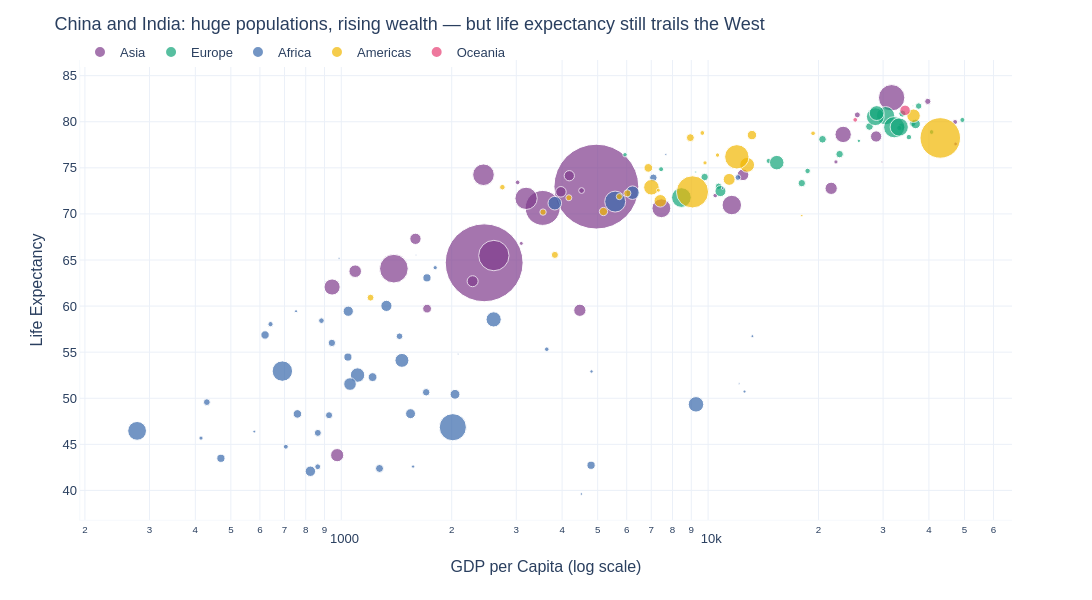

Source (notebook cell):
### Code cell
# Let's improve it

fig = px.scatter(
    data_frame=df, x='gdpPercap', y='lifeExp',
    size='pop',
    color='continent',
    hover_name='country',
    hover_data={'continent':False},
    log_x=True,
    size_max=60, # cap bubble size so small countries still visible; in pixels
    labels={'gdpPercap': 'GDP per Capita (log scale)', 'lifeExp': 'Life Expectancy', 'pop': 'Population'},
    template='plotly_white',
    color_discrete_sequence=px.colors.qualitative.Bold,
    custom_data=['country', 'pop'],
    opacity=0.7
)

# Improve hover: show formatted population using HTML
fig.update_traces(
    hovertemplate='<b>%{hovertext}</b><br>'
                  'GDP per capita: $%{x:,.0f}<br>'
                  'Life expectancy: %{y:.1f} yrs<br>'
                  'Population: %{customdata[1]:,.0f}')

fig.update_layout(
    title='China and India: huge populations, rising wealth — but life expectancy still trails the West',
    font=dict(family='Arial', size=13),
    yaxis=dict(linewidth=0.5),
    xaxis=dict(linewidth=0.5),
    height=600, width=1200,
    legend=dict(orientation='h', x=0, y=1.05, title='')
)
fig.show()

### Figure 1 — Plotly figure (JSON) as saved in the notebook; plotly's stock layout.template omitted (floating-point values rounded to 4 significant figures; data arrays with more than 128 entries replaced by an {"elided": "..."} marker saying what was removed)
{"data": [{"customdata": [["Afghanistan", 31889923, "Asia"], ["Bahrain", 708573, "Asia"], ["Bangladesh", 150448339, "Asia"], ["Cambodia", 14131858, "Asia"], ["China", 1318683096, "Asia"], ["Hong Kong, China", 6980412, "Asia"], ["India", 1110396331, "Asia"], ["Indonesia", 223547000, "Asia"], ["Iran", 69453570, "Asia"], ["Iraq", 27499638, "Asia"], ["Israel", 6426679, "Asia"], ["Japan", 127467972, "Asia"], ["Jordan", 6053193, "Asia"], ["Korea, Dem. Rep.", 23301725, "Asia"], ["Korea, Rep.", 49044790, "Asia"], ["Kuwait", 2505559, "Asia"], ["Lebanon", 3921278, "Asia"], ["Malaysia", 24821286, "Asia"], ["Mongolia", 2874127, "Asia"], ["Myanmar", 47761980, "Asia"], ["Nepal", 28901790, "Asia"], ["Oman", 3204897, "Asia"], ["Pakistan", 169270617, "Asia"], ["Philippines", 91077287, "Asia"], ["Saudi Arabia", 27601038, "Asia"], ["Singapore", 4553009, "Asia"], ["Sri Lanka", 20378239, "Asia"], ["Syria", 19314747, "Asia"], ["Taiwan", 23174294, "Asia"], ["Thailand", 65068149, "Asia"], ["Vietnam", 85262356, "Asia"], ["West Bank and Gaza", 4018332, "Asia"], ["Yemen, Rep.", 22211743, "Asia"]], "hovertemplate": "<b>%{hovertext}</b><br>GDP per capita: $%{x:,.0f}<br>Life expectancy: %{y:.1f} yrs<br>Population: %{customdata[1]:,.0f}", "hovertext": ["Afghanistan", "Bahrain", "Bangladesh", "Cambodia", "China", "Hong Kong, China", "India", "Indonesia", "Iran", "Iraq", "Israel", "Japan", "Jordan", "Korea, Dem. Rep.", "Korea, Rep.", "Kuwait", "Lebanon", "Malaysia", "Mongolia", "Myanmar", "Nepal", "Oman", "Pakistan", "Philippines", "Saudi Arabia", "Singapore", "Sri Lanka", "Syria", "Taiwan", "Thailand", "Vietnam", "West Bank and Gaza", "Yemen, Rep."], "legendgroup": "Asia", "marker": {"color": "rgb(127, 60, 141)", "opacity": 0.7, "size": [31889923, 708573, 150448339, 14131858, 1318683096, 6980412, 1110396331, 223547000, 69453570, 27499638, 6426679, 127467972, 6053193, 23301725, 49044790, 2505559, 3921278, 24821286, 2874127, 47761980, 28901790, 3204897, 169270617, 91077287, 27601038, 4553009, 20378239, 19314747, 23174294, 65068149, 85262356, 4018332, 22211743], "sizemode": "area", "sizeref": 366300.0, "symbol": "circle"}, "mode": "markers", "name": "Asia", "orientation": "v", "showlegend": true, "type": "scatter", "x": [974.6, 29800.0, 1391.0, 1714.0, 4959.0, 39720.0, 2452.0, 3541.0, 11610.0, 4471.0, 25520.0, 31660.0, 4519.0, 1593.0, 23350.0, 47310.0, 10460.0, 12450.0, 3096.0, 944.0, 1091.0, 22320.0, 2606.0, 3190.0, 21650.0, 47140.0, 3970.0, 4185.0, 28720.0, 7458.0, 2442.0, 3025.0, 2281.0], "xaxis": "x", "y": [43.83, 75.64, 64.06, 59.72, 72.96, 82.21, 64.7, 70.65, 70.96, 59.55, 80.75, 82.6, 72.53, 67.3, 78.62, 77.59, 71.99, 74.24, 66.8, 62.07, 63.78, 75.64, 65.48, 71.69, 72.78, 79.97, 72.4, 74.14, 78.4, 70.62, 74.25, 73.42, 62.7], "yaxis": "y"}, {"customdata": [["Albania", 3600523, "Europe"], ["Austria", 8199783, "Europe"], ["Belgium", 10392226, "Europe"], ["Bosnia and Herzegovina", 4552198, "Europe"], ["Bulgaria", 7322858, "Europe"], ["Croatia", 4493312, "Europe"], ["Czech Republic", 10228744, "Europe"], ["Denmark", 5468120, "Europe"], ["Finland", 5238460, "Europe"], ["France", 61083916, "Europe"], ["Germany", 82400996, "Europe"], ["Greece", 10706290, "Europe"], ["Hungary", 9956108, "Europe"], ["Iceland", 301931, "Europe"], ["Ireland", 4109086, "Europe"], ["Italy", 58147733, "Europe"], ["Montenegro", 684736, "Europe"], ["Netherlands", 16570613, "Europe"], ["Norway", 4627926, "Europe"], ["Poland", 38518241, "Europe"], ["Portugal", 10642836, "Europe"], ["Romania", 22276056, "Europe"], ["Serbia", 10150265, "Europe"], ["Slovak Republic", 5447502, "Europe"], ["Slovenia", 2009245, "Europe"], ["Spain", 40448191, "Europe"], ["Sweden", 9031088, "Europe"], ["Switzerland", 7554661, "Europe"], ["Turkey", 71158647, "Europe"], ["United Kingdom", 60776238, "Europe"]], "hovertemplate": "<b>%{hovertext}</b><br>GDP per capita: $%{x:,.0f}<br>Life expectancy: %{y:.1f} yrs<br>Population: %{customdata[1]:,.0f}", "hovertext": ["Albania", "Austria", "Belgium", "Bosnia and Herzegovina", "Bulgaria", "Croatia", "Czech Republic", "Denmark", "Finland", "France", "Germany", "Greece", "Hungary", "Iceland", "Ireland", "Italy", "Montenegro", "Netherlands", "Norway", "Poland", "Portugal", "Romania", "Serbia", "Slovak Republic", "Slovenia", "Spain", "Sweden", "Switzerland", "Turkey", "United Kingdom"], "legendgroup": "Europe", "marker": {"color": "rgb(17, 165, 121)", "opacity": 0.7, "size": [3600523, 8199783, 10392226, 4552198, 7322858, 4493312, 10228744, 5468120, 5238460, 61083916, 82400996, 10706290, 9956108, 301931, 4109086, 58147733, 684736, 16570613, 4627926, 38518241, 10642836, 22276056, 10150265, 5447502, 2009245, 40448191, 9031088, 7554661, 71158647, 60776238], "sizemode": "area", "sizeref": 366300.0, "symbol": "circle"}, "mode": "markers", "name": "Europe", "orientation": "v", "showlegend": true, "type": "scatter", "x": [5937.0, 36130.0, 33690.0, 7446.0, 10680.0, 14620.0, 22830.0, 35280.0, 33210.0, 30470.0, 32170.0, 27540.0, 18010.0, 36180.0, 40680.0, 28570.0, 9254.0, 36800.0, 49360.0, 15390.0, 20510.0, 10810.0, 9787.0, 18680.0, 25770.0, 28820.0, 33860.0, 37510.0, 8458.0, 33200.0], "xaxis": "x", "y": [76.42, 79.83, 79.44, 74.85, 73.0, 75.75, 76.49, 78.33, 79.31, 80.66, 79.41, 79.48, 73.34, 81.76, 78.89, 80.55, 74.54, 79.76, 80.2, 75.56, 78.1, 72.48, 74.0, 74.66, 77.93, 80.94, 80.88, 81.7, 71.78, 79.42], "yaxis": "y"}, {"customdata": {"elided": "52x3 mixed values"}, "hovertemplate": "<b>%{hovertext}</b><br>GDP per capita: $%{x:,.0f}<br>Life expectancy: %{y:.1f} yrs<br>Population: %{customdata[1]:,.0f}", "hovertext": ["Algeria", "Angola", "Benin", "Botswana", "Burkina Faso", "Burundi", "Cameroon", "Central African Republic", "Chad", "Comoros", "Congo, Dem. Rep.", "Congo, Rep.", "Cote d'Ivoire", "Djibouti", "Egypt", "Equatorial Guinea", "Eritrea", "Ethiopia", "Gabon", "Gambia", "Ghana", "Guinea", "Guinea-Bissau", "Kenya", "Lesotho", "Liberia", "Libya", "Madagascar", "Malawi", "Mali", "Mauritania", "Mauritius", "Morocco", "Mozambique", "Namibia", "Niger", "Nigeria", "Reunion", "Rwanda", "Sao Tome and Principe", "Senegal", "Sierra Leone", "Somalia", "South Africa", "Sudan", "Swaziland", "Tanzania", "Togo", "Tunisia", "Uganda", "Zambia", "Zimbabwe"], "legendgroup": "Africa", "marker": {"color": "rgb(57, 105, 172)", "opacity": 0.7, "size": [33333216, 12420476, 8078314, 1639131, 14326203, 8390505, 17696293, 4369038, 10238807, 710960, 64606759, 3800610, 18013409, 496374, 80264543, 551201, 4906585, 76511887, 1454867, 1688359, 22873338, 9947814, 1472041, 35610177, 2012649, 3193942, 6036914, 19167654, 13327079, 12031795, 3270065, 1250882, 33757175, 19951656, 2055080, 12894865, 135031164, 798094, 8860588, 199579, 12267493, 6144562, 9118773, 43997828, 42292929, 1133066, 38139640, 5701579, 10276158, 29170398, 11746035, 12311143], "sizemode": "area", "sizeref": 366300.0, "symbol": "circle"}, "mode": "markers", "name": "Africa", "orientation": "v", "showlegend": true, "type": "scatter", "x": [6223.0, 4797.0, 1441.0, 12570.0, 1217.0, 430.1, 2042.0, 706.0, 1704.0, 986.1, 277.6, 3633.0, 1545.0, 2082.0, 5581.0, 12150.0, 641.4, 690.8, 13210.0, 752.7, 1328.0, 942.7, 579.2, 1463.0, 1569.0, 414.5, 12060.0, 1045.0, 759.3, 1043.0, 1803.0, 10960.0, 3820.0, 823.7, 4811.0, 619.7, 2014.0, 7670.0, 863.1, 1598.0, 1712.0, 862.5, 926.1, 9270.0, 2602.0, 4513.0, 1107.0, 883.0, 7093.0, 1056.0, 1271.0, 469.7], "xaxis": "x", "y": [72.3, 42.73, 56.73, 50.73, 52.3, 49.58, 50.43, 44.74, 50.65, 65.15, 46.46, 55.32, 48.33, 54.79, 71.34, 51.58, 58.04, 52.95, 56.73, 59.45, 60.02, 56.01, 46.39, 54.11, 42.59, 45.68, 73.95, 59.44, 48.3, 54.47, 64.16, 72.8, 71.16, 42.08, 52.91, 56.87, 46.86, 76.44, 46.24, 65.53, 63.06, 42.57, 48.16, 49.34, 58.56, 39.61, 52.52, 58.42, 73.92, 51.54, 42.38, 43.49], "yaxis": "y"}, {"customdata": [["Argentina", 40301927, "Americas"], ["Bolivia", 9119152, "Americas"], ["Brazil", 190010647, "Americas"], ["Canada", 33390141, "Americas"], ["Chile", 16284741, "Americas"], ["Colombia", 44227550, "Americas"], ["Costa Rica", 4133884, "Americas"], ["Cuba", 11416987, "Americas"], ["Dominican Republic", 9319622, "Americas"], ["Ecuador", 13755680, "Americas"], ["El Salvador", 6939688, "Americas"], ["Guatemala", 12572928, "Americas"], ["Haiti", 8502814, "Americas"], ["Honduras", 7483763, "Americas"], ["Jamaica", 2780132, "Americas"], ["Mexico", 108700891, "Americas"], ["Nicaragua", 5675356, "Americas"], ["Panama", 3242173, "Americas"], ["Paraguay", 6667147, "Americas"], ["Peru", 28674757, "Americas"], ["Puerto Rico", 3942491, "Americas"], ["Trinidad and Tobago", 1056608, "Americas"], ["United States", 301139947, "Americas"], ["Uruguay", 3447496, "Americas"], ["Venezuela", 26084662, "Americas"]], "hovertemplate": "<b>%{hovertext}</b><br>GDP per capita: $%{x:,.0f}<br>Life expectancy: %{y:.1f} yrs<br>Population: %{customdata[1]:,.0f}", "hovertext": ["Argentina", "Bolivia", "Brazil", "Canada", "Chile", "Colombia", "Costa Rica", "Cuba", "Dominican Republic", "Ecuador", "El Salvador", "Guatemala", "Haiti", "Honduras", "Jamaica", "Mexico", "Nicaragua", "Panama", "Paraguay", "Peru", "Puerto Rico", "Trinidad and Tobago", "United States", "Uruguay", "Venezuela"], "legendgroup": "Americas", "marker": {"color": "rgb(242, 183, 1)", "opacity": 0.7, "size": [40301927, 9119152, 190010647, 33390141, 16284741, 44227550, 4133884, 11416987, 9319622, 13755680, 6939688, 12572928, 8502814, 7483763, 2780132, 108700891, 5675356, 3242173, 6667147, 28674757, 3942491, 1056608, 301139947, 3447496, 26084662], "sizemode": "area", "sizeref": 366300.0, "symbol": "circle"}, "mode": "markers", "name": "Americas", "orientation": "v", "showlegend": true, "type": "scatter", "x": [12780.0, 3822.0, 9066.0, 36320.0, 13170.0, 7007.0, 9645.0, 8948.0, 6025.0, 6873.0, 5728.0, 5186.0, 1202.0, 3548.0, 7321.0, 11980.0, 2749.0, 9809.0, 4173.0, 7409.0, 19330.0, 18010.0, 42950.0, 10610.0, 11420.0], "xaxis": "x", "y": [75.32, 65.55, 72.39, 80.65, 78.55, 72.89, 78.78, 78.27, 72.23, 74.99, 71.88, 70.26, 60.92, 70.2, 72.57, 76.19, 72.9, 75.54, 71.75, 71.42, 78.75, 69.82, 78.24, 76.38, 73.75], "yaxis": "y"}, {"customdata": [["Australia", 20434176, "Oceania"], ["New Zealand", 4115771, "Oceania"]], "hovertemplate": "<b>%{hovertext}</b><br>GDP per capita: $%{x:,.0f}<br>Life expectancy: %{y:.1f} yrs<br>Population: %{customdata[1]:,.0f}", "hovertext": ["Australia", "New Zealand"], "legendgroup": "Oceania", "marker": {"color": "rgb(231, 63, 116)", "opacity": 0.7, "size": [20434176, 4115771], "sizemode": "area", "sizeref": 366300.0, "symbol": "circle"}, "mode": "markers", "name": "Oceania", "orientation": "v", "showlegend": true, "type": "scatter", "x": [34440.0, 25190.0], "xaxis": "x", "y": [81.23, 80.2], "yaxis": "y"}], "layout": {"font": {"family": "Arial", "size": 13}, "height": 600, "legend": {"itemsizing": "constant", "orientation": "h", "title": {"text": ""}, "tracegroupgap": 0, "x": 0, "y": 1.05}, "margin": {"t": 60}, "title": {"text": "China and India: huge populations, rising wealth — but life expectancy still trails the West"}, "width": 1200, "xaxis": {"anchor": "y", "domain": [0, 1], "linewidth": 0.5, "title": {"text": "GDP per Capita (log scale)"}, "type": "log"}, "yaxis": {"anchor": "x", "domain": [0, 1], "linewidth": 0.5, "title": {"text": "Life Expectancy"}}}}
